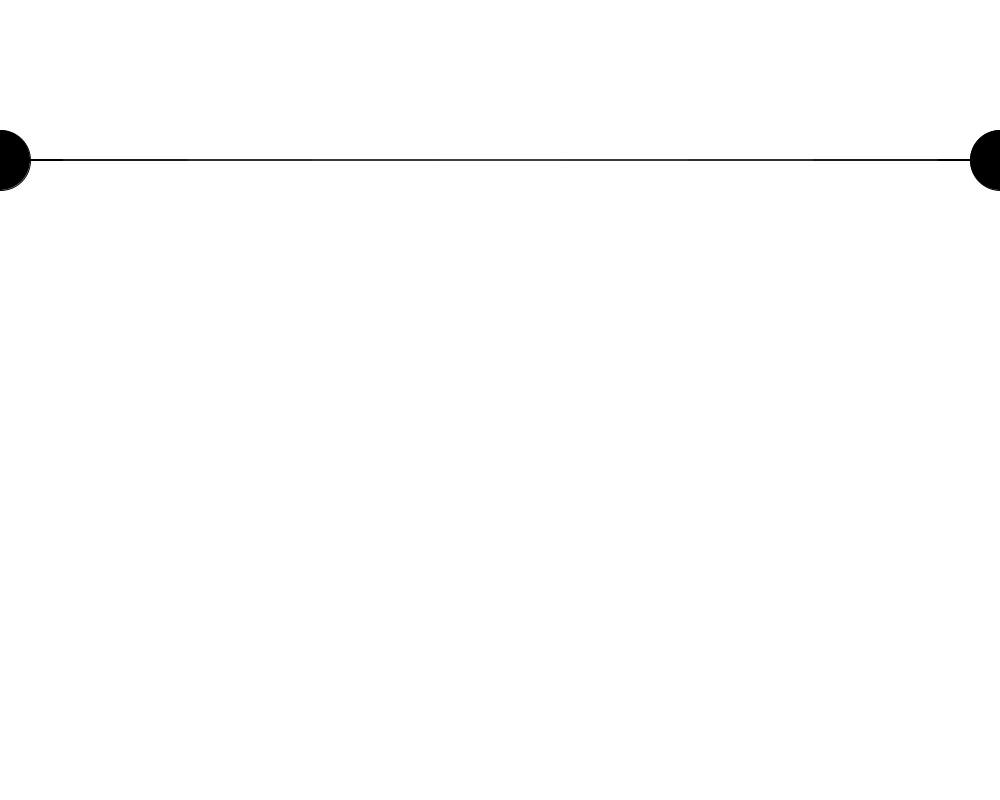
Frame 1 (no input)
Frame 60 (the mouse pressed at the canvas centre just before this capture): identical to frame 1, image omitted
Frame 120 (the mouse held since frame 60 and released just before this capture): identical to frame 1, image omitted

The Processing sketch that drew this single still picture (run headless with seeded random() and noise(); from frame 60 on, the mouse is pressed at the canvas centre):

// Processing sketch: OrbChain
// ── OrbChain.pde
final static int SPRING = 2;
static float SPRING_LENGTH = 50;
static float SPRING_DAMPEN = 0.990;
static float SPRING_CONSTANT = 0.015;
static float GRAVITY = .35;
final static int MODE = SPRING;
OrbList orbs;
void setup() {
  size(1000, 800);
  orbs = new OrbList();
}
void mouseClicked() {
  orbs.add(new OrbNode(mouseX, mouseY, 0, 0, 30));
}
void draw() {
  background(255);
  orbs.processAll();
  orbs.display();
}
void keyPressed() {
  if (key == '1') {
    SPRING_CONSTANT+=.001;
  }
  if (key == '2') {
    if (SPRING_CONSTANT > .001) {
      SPRING_CONSTANT-=.001;
    }
  }
  if (key == '3') {
    if (SPRING_DAMPEN <= .999) {
      SPRING_DAMPEN+=.001;
    }
  }
  if (key == '4') {
    if (SPRING_DAMPEN >= .001) {
      SPRING_DAMPEN-=.001;
    }
  }
  if (key == '5') {
    SPRING_LENGTH+=1;
  }
  if (key == '6') {
    if (SPRING_LENGTH >= 1) {
      SPRING_LENGTH-=1;
    }
  }
  if (key == '7') {
    GRAVITY+=.01;
  }
  if (key == '8') {
    if (GRAVITY >= .01) {
      GRAVITY -= .01;
    }
  }
}

// ── OrbList.pde
public class OrbList {
  OrbNode first, last;

  //create a fixed orb
  OrbList() {
    first = new FixedOrbNode(0, height/5);
    last = new FixedOrbNode(width, height/5);
    //link them to eachother
    first.next = last;
    last.prev = first;
  }

  /**
   *complete this method
   */
  void add(OrbNode orb) {
    //insert orb at the end of the list before the last node.
    orb.prev = last.prev;
    orb.next = last;
    last.prev.next = orb;
    last.prev = orb;
  }

  /**
   *complete this method
   *process all nodes by running move.
   */
  void processAll() {
    OrbNode current = first;
    //advance current to next until it is null, move() each of the nodes
    while(current != null){
      current.move();
      current = current.next;
    }
    
  }
  /**
   *complete this method
   *Display all nodes by running their display().
   */
  void display() {
    OrbNode current = first;
    //advance current to next until it is null, display() each of the nodes
    while(current != null){
      current.display();
      current = current.next;
    }
  }
}

// ── OrbNode.pde
public class OrbNode {
  float x, y;
  float dx, dy;
  float radius;
  color c;
  OrbNode next, prev;
  public OrbNode() {
  }
  public OrbNode(float x_, float y_) {
    this(x_, y_, 0.0, 0.0, 30.0);
  }
  public OrbNode(float x_, float y_, float dx_, float dy_, float radius_ ) {
    x = x_;
    y = y_;
    dx = dx_;
    dy = dy_;
    radius = radius_;
    c = color(random(255), random(255), random(255), 200);
  }
  /**
   *complete this method
   */
  void display() {
    fill(c);
    ellipse(x, y, radius*2, radius*2);
    if (next != null){
      line(x, y+.1, next.x, next.y - .1);
    }
    if (prev != null){
      line(x, y+.1, prev.x, prev.y - .1);
    }
    //If next or previous exist, draw lines to them! (aim for slightly off center)
    /*you write this part*/
  }

  void springAttract(OrbNode other) {
    float dist = dist(x, y, other.x, other.y) ;
    float force = (dist - SPRING_LENGTH) * SPRING_CONSTANT;
    float displacex = (x - other.x) ;
    float displacey = (y - other.y) ;
    other.dx += displacex * force / dist;
    other.dy += displacey * force / dist;
    other.dx*= SPRING_DAMPEN;
    other.dy*= SPRING_DAMPEN;
  }

  /**
   *complete this method
   */
  void move() {
    //have prev and next apply spring force to this node;
    /*you write this part*/
    if (next != null){
      next.springAttract(this);
    }
    if (prev != null){
      prev.springAttract(this);
    }
    //apply velocity to position
    x+=dx;
    y+=dy;
    //apply gravity
    dy+=0.35;
  }
}

public class FixedOrbNode extends OrbNode {
  void move() {
  }
  FixedOrbNode(float x_, float y_) {
    x = x_;
    y = y_;
    radius = 30;
    c = color(0);
  }
}
